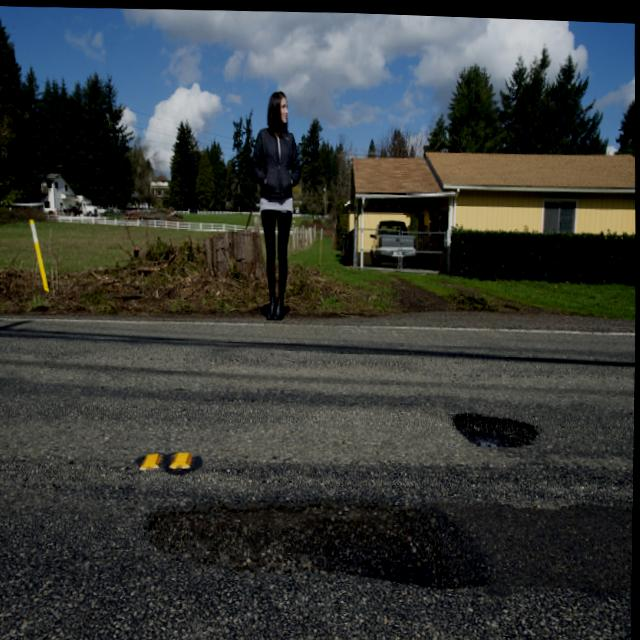
#> input picture Pothole_Segmentation_YOLOv8/train/images/pic-101-_jpg.rf.1e32a49f89a38974ded11bba8dd3e56b.jpg, 640 x 640 px
$ python -i prepare_features.py   (imports and definitions only)   (older library calls are emulated)
#> lines starting #> are read from the running program, lines starting #| are printed output that depends on the picture
#> further down, picture is the input picture: shape (640, 640, 3); mean B, G, R 57.5, 59.5, 56.1
from __future__ import annotations

import argparse
from pathlib import Path
from typing import Iterable

import cv2
import numpy as np
import pandas as pd

IMAGE_EXTENSIONS = (".jpg", ".jpeg", ".png", ".bmp", ".webp")


# [6 lines left out: function _find_image_by_stem, not called in this run]


def _dark_channel(bgr: np.ndarray, kernel_size: int = 15) -> np.ndarray:
    minimum = np.min(bgr, axis=2)
    kernel = cv2.getStructuringElement(cv2.MORPH_RECT, (kernel_size, kernel_size))
    return cv2.erode(minimum, kernel)


# [15 lines left out: function _clear_like_transform, not called in this run]


def _extract_features_from_image(image: np.ndarray) -> dict[str, float]:
    gray = cv2.cvtColor(image, cv2.COLOR_BGR2GRAY)
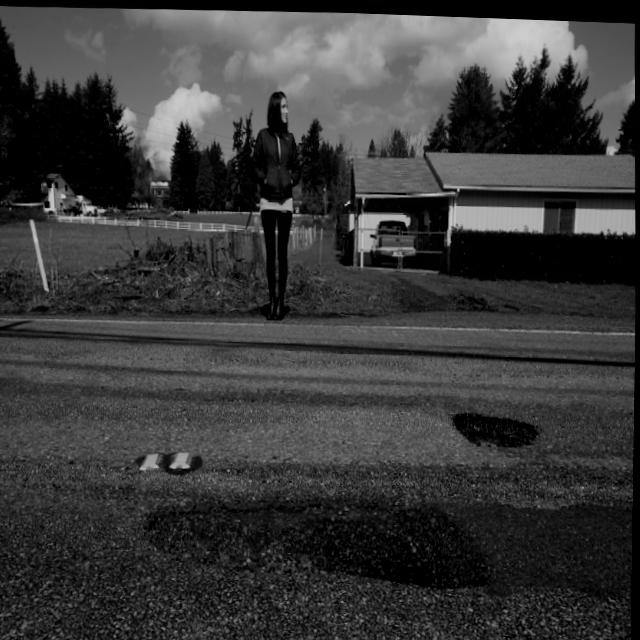
#> gray: shape (640, 640); min 0, max 210, mean 58.2
    hsv = cv2.cvtColor(image, cv2.COLOR_BGR2HSV)
#> hsv: shape (640, 640, 3); mean H, S, V 55.8, 75.2, 66.1

    lap_var = float(cv2.Laplacian(gray, cv2.CV_64F).var())
#> lap_var = 406.2

    grad_x = cv2.Sobel(gray, cv2.CV_32F, 1, 0, ksize=3)
    grad_y = cv2.Sobel(gray, cv2.CV_32F, 0, 1, ksize=3)
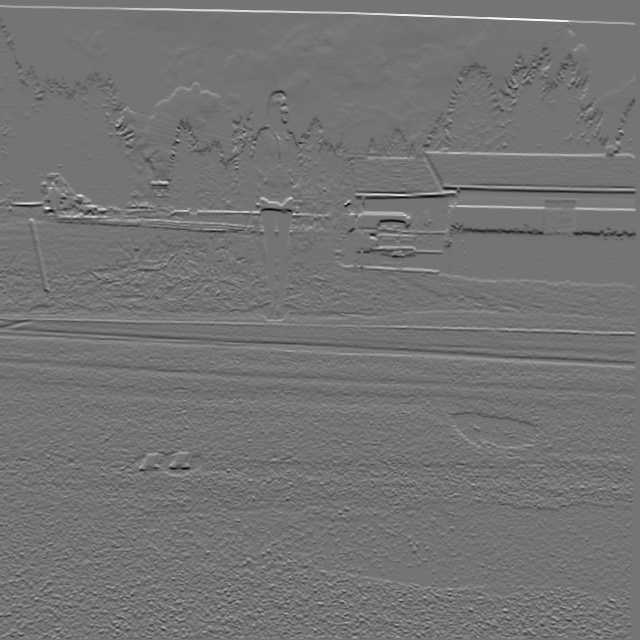
#> grad_y: shape (640, 640) float32; min -665, max 795, mean 0.5; drawn with min black and max white
    grad_mag = cv2.magnitude(grad_x, grad_y)
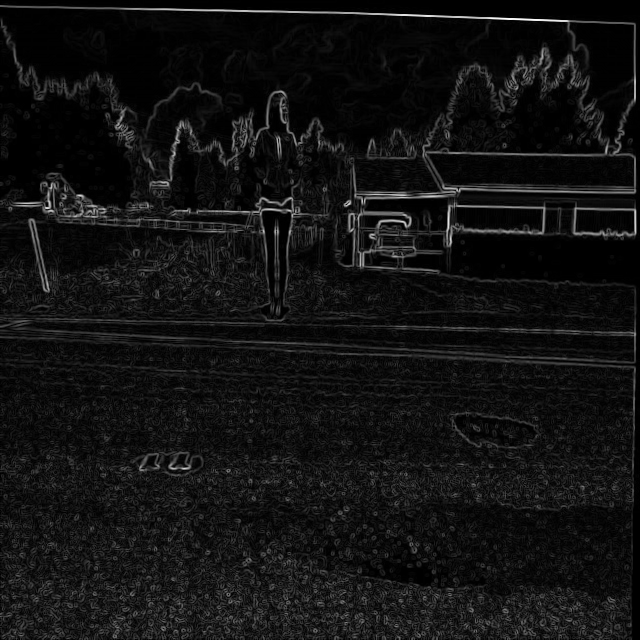
#> grad_mag: shape (640, 640) float32; min 0, max 795.7, mean 57.6; drawn with min black and max white

    saturation = hsv[:, :, 1].astype(np.float32)
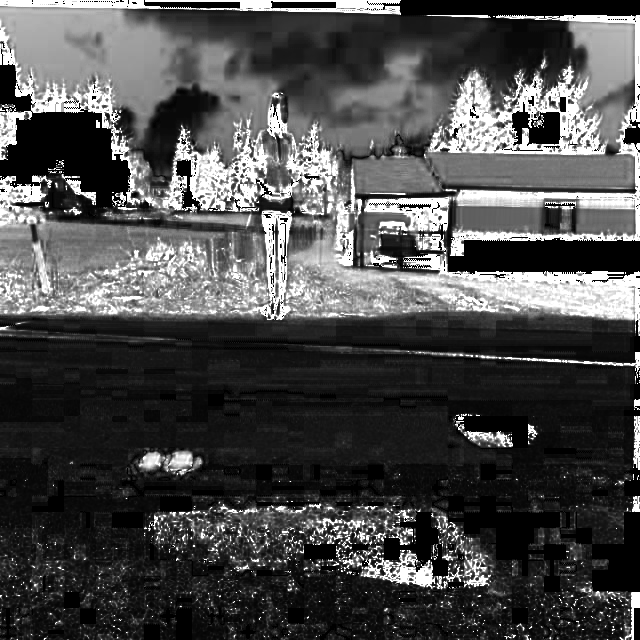
#> saturation: shape (640, 640) float32; min 0, max 255, mean 75.2
    value = hsv[:, :, 2].astype(np.float32)

    dark = _dark_channel(image)
#> in _dark_channel, `minimum = np.min(bgr, axis=2)`:
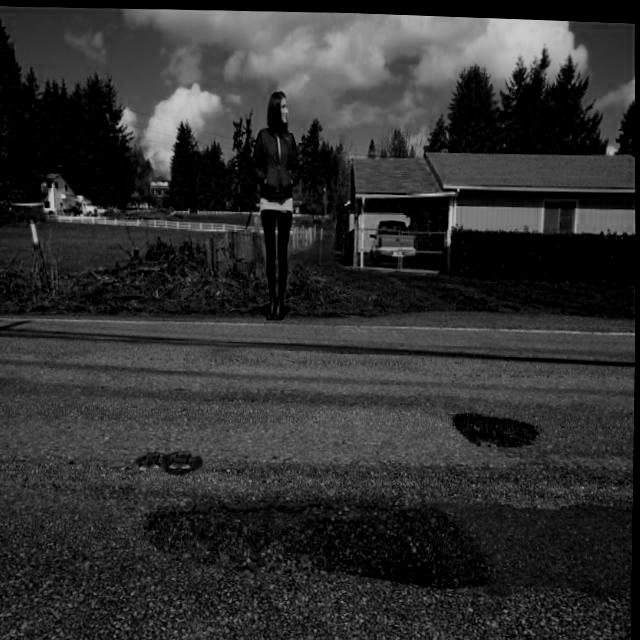
#> minimum: shape (640, 640); min 0, max 208, mean 48.3
#> in _dark_channel, `return cv2.erode(minimum, kernel)`:
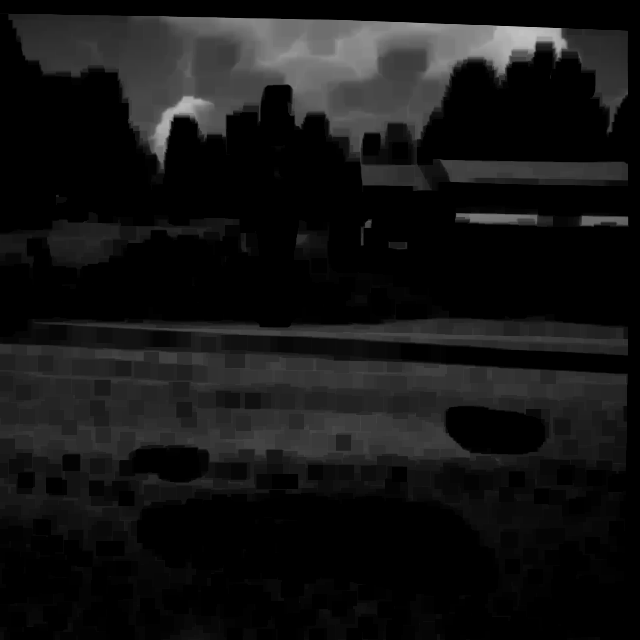
#> returned value: shape (640, 640); min 0, max 195, mean 20.6
    color_attenuation = value - saturation
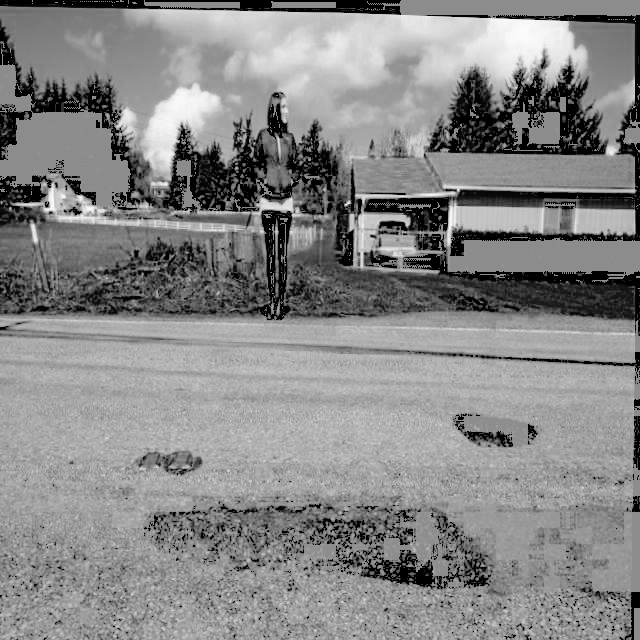
#> color_attenuation: shape (640, 640) float32; min -254, max 207, mean -9.1; drawn with min black and max white

    p05 = float(np.percentile(gray, 5))
#> p05 = 0
    p95 = float(np.percentile(gray, 95))
#> p95 = 148

    return {
        "gray_mean": float(gray.mean()),
        "gray_std": float(gray.std()),
        "gray_p10": float(np.percentile(gray, 10)),
        "gray_p90": float(np.percentile(gray, 90)),
        "contrast_p95_p05": p95 - p05,
        "laplacian_var": lap_var,
        "gradient_mean": float(grad_mag.mean()),
        "gradient_std": float(grad_mag.std()),
        "saturation_mean": float(saturation.mean()),
        "saturation_std": float(saturation.std()),
        "value_mean": float(value.mean()),
        "value_std": float(value.std()),
        "dark_channel_mean": float(dark.mean()),
        "dark_channel_std": float(dark.std()),
        "dark_channel_p10": float(np.percentile(dark, 10)),
        "dark_channel_p90": float(np.percentile(dark, 90)),
        "color_attenuation_mean": float(color_attenuation.mean()),
        "color_attenuation_std": float(color_attenuation.std()),
        "color_attenuation_p10": float(np.percentile(color_attenuation, 10)),
        "color_attenuation_p90": float(np.percentile(color_attenuation, 90)),
    }


# [29 lines left out: functions extract_fog_features, _iter_image_paths, not called in this run]


def _load_stems(list_file: Path) -> list[str]:
    lines = list_file.read_text(encoding="utf-8", errors="ignore").splitlines()
    return [line.strip() for line in lines if line.strip()]


# [123 lines left out: functions build_dataset, parse_args, main, not called in this run]


# [2 lines not run here, left out]

>>> import cv2
>>> picture = cv2.imread('../../Pothole_Segmentation_YOLOv8/train/images/pic-101-_jpg.rf.1e32a49f89a38974ded11bba8dd3e56b.jpg')
>>> result = _extract_features_from_image(picture)
#> result = 20 items

$ run again, on Pothole_Segmentation_YOLOv8/train/images/pic-111-_jpg.rf.3a38a17ad93dbe166ddcc54aae67d206.jpg
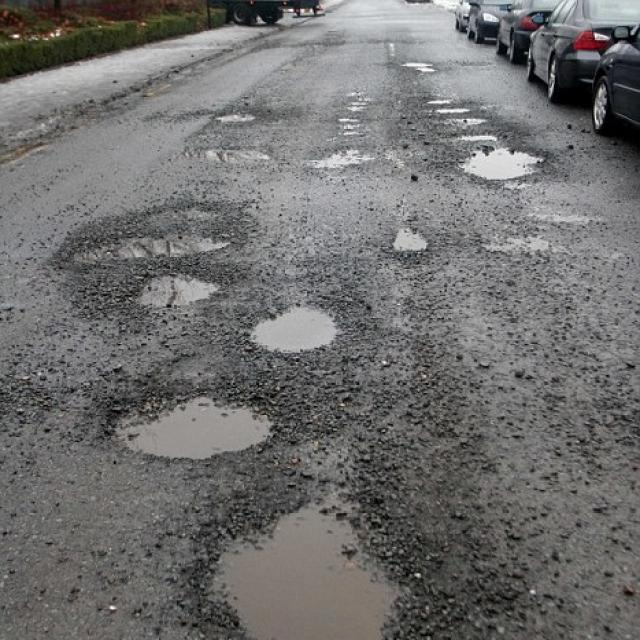
#> input picture Pothole_Segmentation_YOLOv8/train/images/pic-111-_jpg.rf.3a38a17ad93dbe166ddcc54aae67d206.jpg, 640 x 640 px
#> picture is the input picture: shape (640, 640, 3); mean B, G, R 110.4, 111.1, 111.6
#> hsv: shape (640, 640, 3); mean H, S, V 51.3, 13, 113.1
#> lap_var = 1075.9
#> in _dark_channel, `return cv2.erode(minimum, kernel)`:
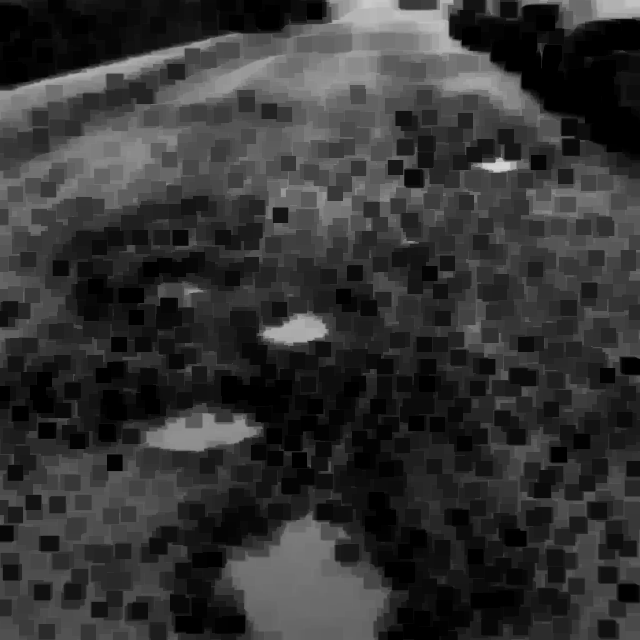
#> returned value: shape (640, 640); min 0, max 212, mean 51.7
#> in _extract_features_from_image, `color_attenuation = value - saturation`:
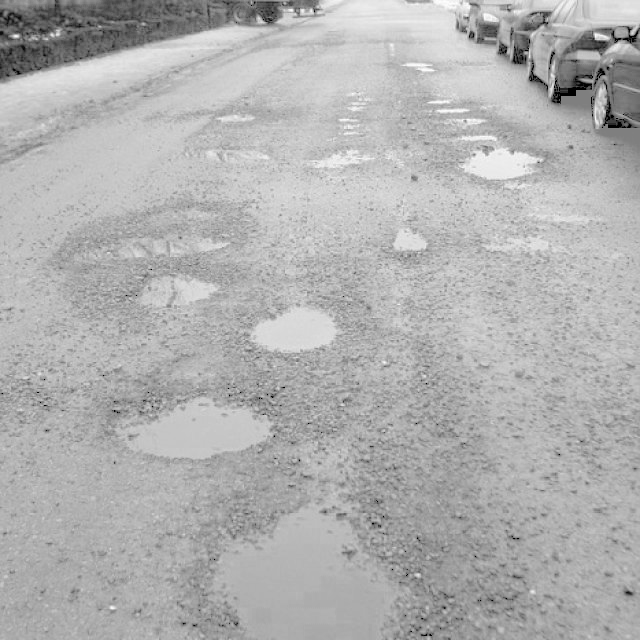
#> color_attenuation: shape (640, 640) float32; min -254, max 255, mean 100.1; drawn with min black and max white
#> p05 = 41
#> p95 = 175
#> result = 20 items

$ run again, on Pothole_Segmentation_YOLOv8/train/images/pic-111-_jpg.rf.748bde6c84a85700fe3e4a8ad8e5c83c.jpg
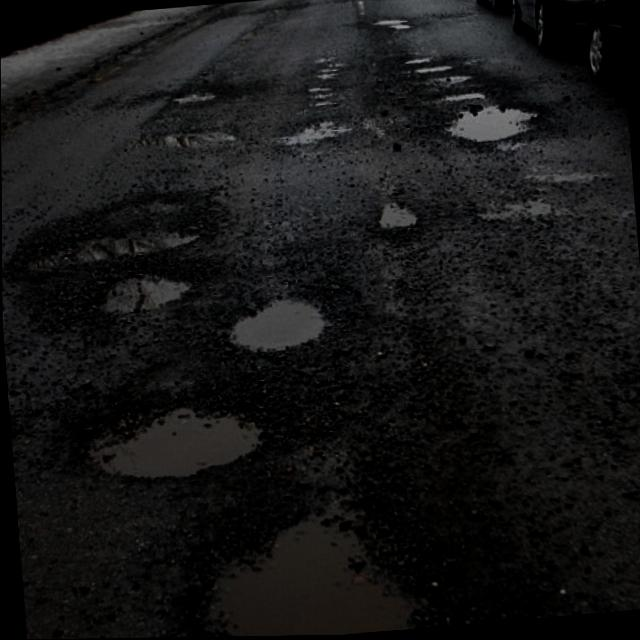
#> input picture Pothole_Segmentation_YOLOv8/train/images/pic-111-_jpg.rf.748bde6c84a85700fe3e4a8ad8e5c83c.jpg, 640 x 640 px
#> picture is the input picture: shape (640, 640, 3); mean B, G, R 21.7, 21.8, 21.9
#> hsv: shape (640, 640, 3); mean H, S, V 30.7, 24.8, 22.6
#> lap_var = 97.71
#> in _extract_features_from_image, `saturation = hsv[:, :, 1].astype(np.float32)`:
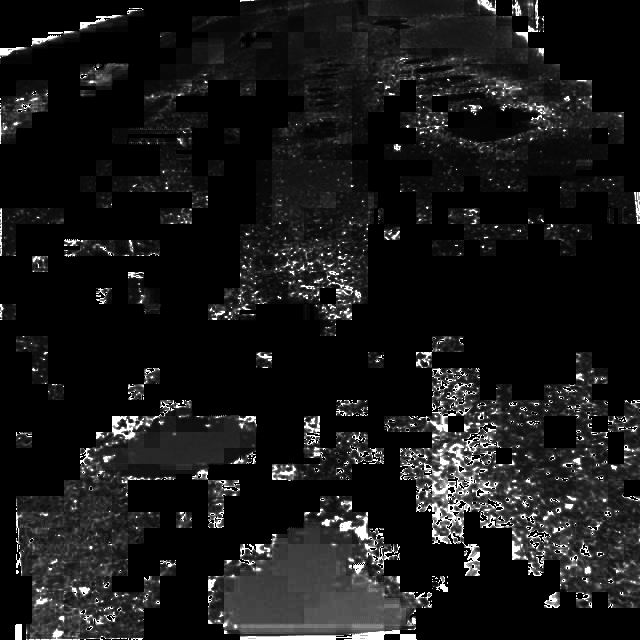
#> saturation: shape (640, 640) float32; min 0, max 255, mean 24.8
#> in _extract_features_from_image, `color_attenuation = value - saturation`:
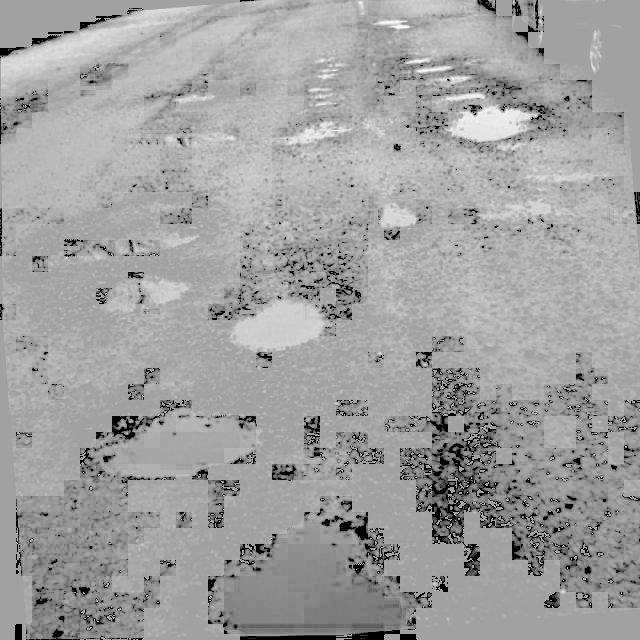
#> color_attenuation: shape (640, 640) float32; min -254, max 147, mean -2.2; drawn with min black and max white
#> p05 = 0
#> p95 = 60
#> result = 20 items
